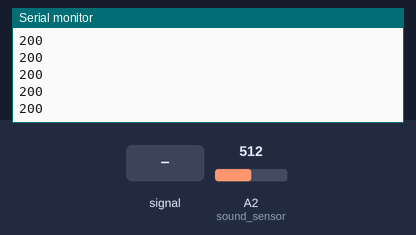
A sketch run on a simulated Arduino Uno, built with avr-gcc and run on an emulated ATmega328P. Shown: the last lines printed to the serial monitor. The test bench sets the inputs (shaded band); at power-on: A2 (sound_sensor) = 512.

Above: at 1.2 s.
1.3 s: A2 (sound_sensor) fed a 200 Hz sine of ±81 counts around its level
At 1.31 s:
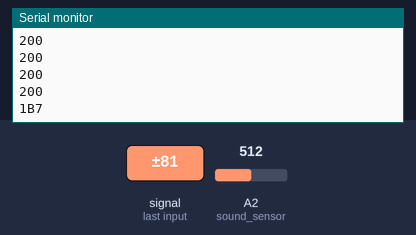
2.9 s: A2 (sound_sensor) set to 716
At 2.91 s:
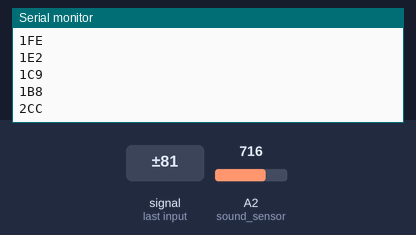
4.8 s: A2 (sound_sensor) fed a 1000 Hz sine of ±255 counts around its level
At 5.02 s:
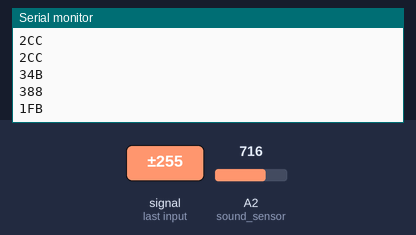
6.9 s: A2 (sound_sensor) fed a 2 Hz sine of ±306 counts around its level
At 6.93 s:
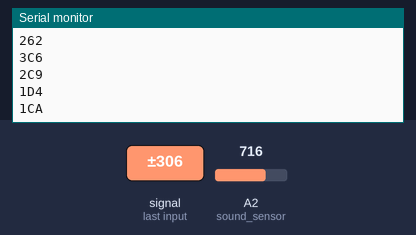
8.8 s: A2 (sound_sensor) set to 511
At 8.83 s:
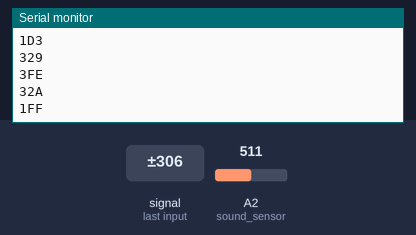
10.7 s: A2 (sound_sensor) fed a 50 Hz sine of ±306 counts around its level
At 10.74 s:
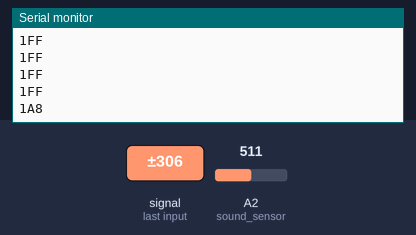
Timing chart, 0 to 13.7 s (numbered marks = the images above; inputs shaded):
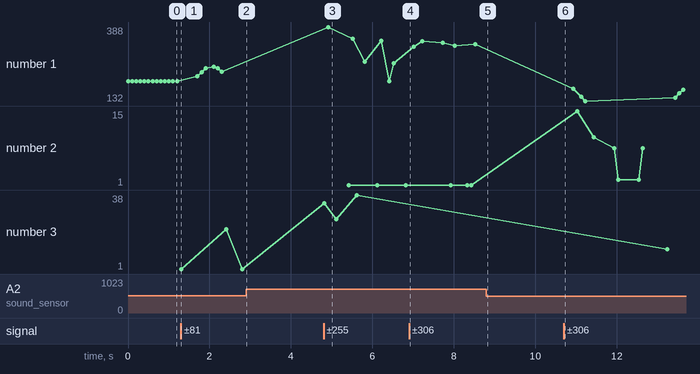

The sketch:

readsensor.ino
```cpp
int sound_sensor = A2; //assign to pin A2
int led = 13;

void setup()
{
  Serial.begin(9600); //begin Serial Communication

}

void loop()
{
  int soundValue = 0; //create variable to store many different readings
  //for (int i = 0; i < 32; i++) //create a for loop to read
  soundValue = analogRead(sound_sensor);   //read the sound sensor
  Serial.println(soundValue,HEX); //print the value of sound sensor

  delay(100); //a shorter delay between readings
}
```

Measured:
- after the input at 1.3 s, the serial monitor: prints a new line at once (image 1)
- after the input at 2.9 s, the serial monitor: prints a new line at once (image 2)
- after the input at 4.8 s, the serial monitor: prints a new line at once (image 3)
- after the input at 6.9 s, the serial monitor: prints a new line at once (image 4)
- after the input at 8.8 s, the serial monitor: prints a new line at once (image 5)
- after the input at 10.7 s, the serial monitor: prints a new line at once (image 6)
- plotted number 1: 200 → 234 after the input at 1.3 s, 234 → 262 after the input at 4.8 s, 262 → 329 after the input at 6.9 s, 329 → 260 after the input at 10.7 s
- plotted number 3: 1 → 38 after the input at 4.8 s, 38 → 22 after the input at 10.7 s
